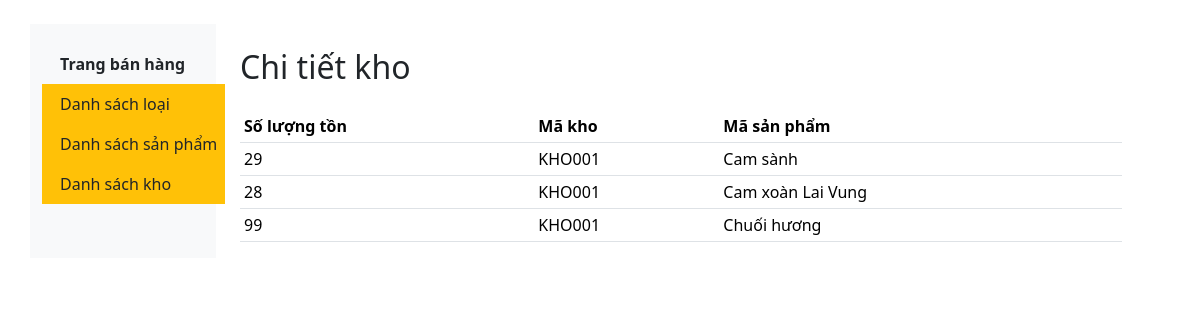
Page /ChiTietKho/KHO001/ on the committed database.
### TraiCay/models.py (models this page shows, shortened)
class ChiTietKho(models.Model):
    MaKho = models.ForeignKey(Kho, on_delete=models.SET_NULL, null=True)
    MaSP = models.ForeignKey(SanPham, on_delete=models.SET_NULL, null=True)
    SoLuongTon = models.IntegerField(default=0)

class Kho(models.Model):
    MaKho = models.CharField(max_length=10, primary_key=True)
    TenKho = models.CharField(max_length=100)
    DiaChiKho = models.CharField(max_length=100)
    SDT = models.CharField(max_length=20)

class SanPham(models.Model):
    MaSP = models.CharField(max_length=10, primary_key=True)
    MaLoai = models.ForeignKey(Loai, on_delete=models.SET_NULL, null=True)
    TenSP = models.CharField(max_length=100, unique=True)
    DonGia = models.DecimalField(max_digits=10, decimal_places=2)
    MoTa = models.TextField()

### TraiCay/views.py (the view)
# urls.py: path('ChiTietKho/<str:Mk>/', views.ChiTiet_Kho, name='ChiTietKho'),
def ChiTiet_Kho(request, Mk):
    ct = ChiTietKho.objects.all().filter(MaKho=Mk)
    data = {
        'ds_ctKho':ct,
    }
    return render(request, 'admin_pages/ChiTietKho.html', data)

### TraiCay/templates/admin_pages/ChiTietKho.html (shortened to what this page needs)
{% extends "layout/admin_layout/layout.html" %}
{% block content %}
<div class="container mt-4">
    <h2 class="mb-4">Chi tiết kho</h2>
    <table class="table table-hover table-sm w-100 mx-auto">
        <thead class="thead-dark">
            <tr>
                <th scope="col">Số lượng tồn</th>
                <th scope="col">Mã kho</th>
                <th scope="col">Mã sản phẩm</th>
            </tr>
        </thead>
        <tbody>
            {% for ct in ds_ctKho %}
            <tr>
                <td>{{ ct.SoLuongTon   }}</td>
                <td>{{ ct.MaKho.MaKho }}</td>
                <td>{{ ct.MaSP.TenSP }}</td>
            </tr>
            {% endfor %}
        </tbody>
    </table>
</div>
{% endblock %}

### rows in the picture
ChiTietKho: SoLuongTon "29", MaKho.MaKho "KHO001", MaSP.TenSP "Cam sành"
ChiTietKho: SoLuongTon "28", MaKho.MaKho "KHO001", MaSP.TenSP "Cam xoàn Lai Vung"
ChiTietKho: SoLuongTon "99", MaKho.MaKho "KHO001", MaSP.TenSP "Chuối hương"
